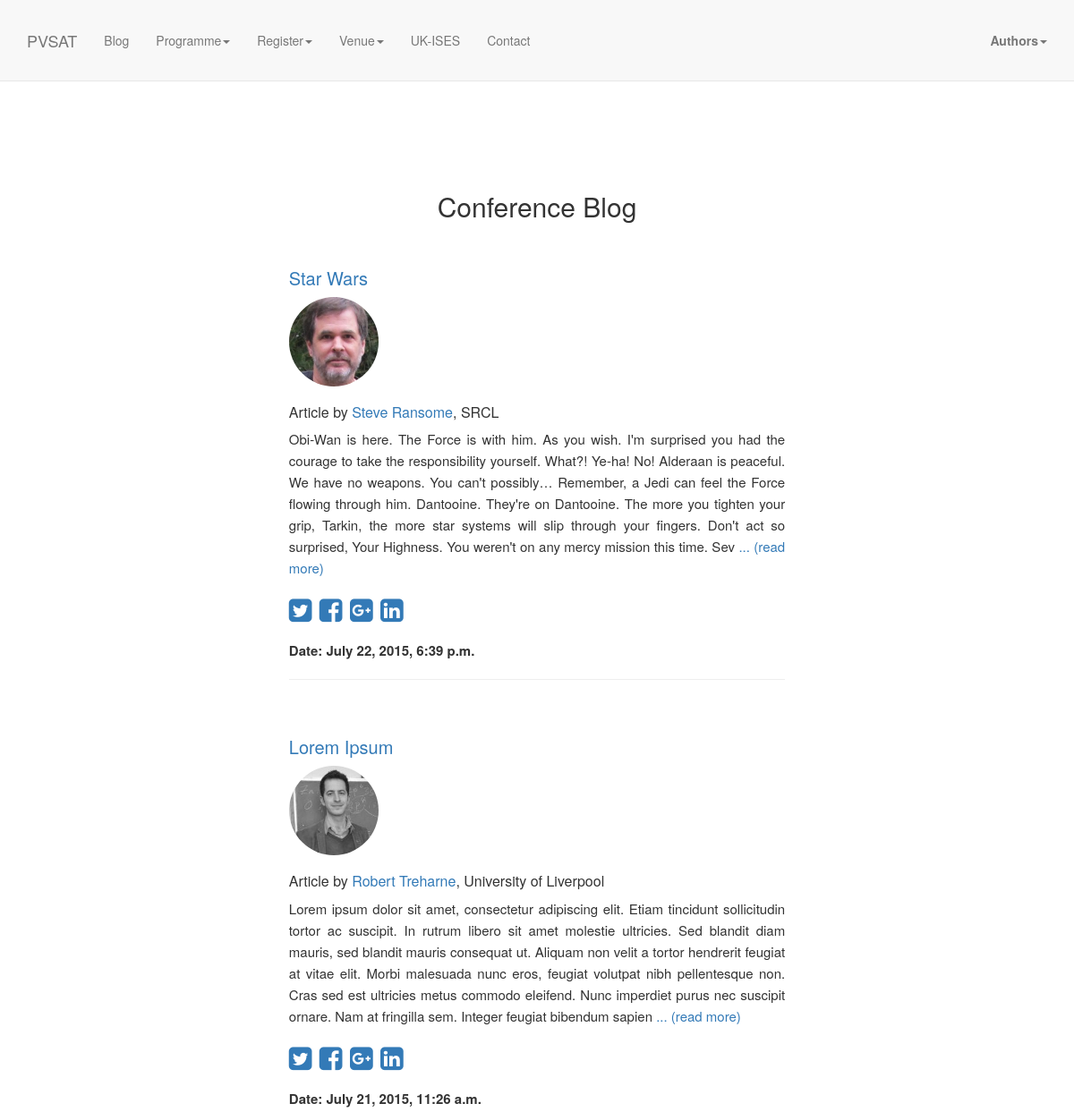
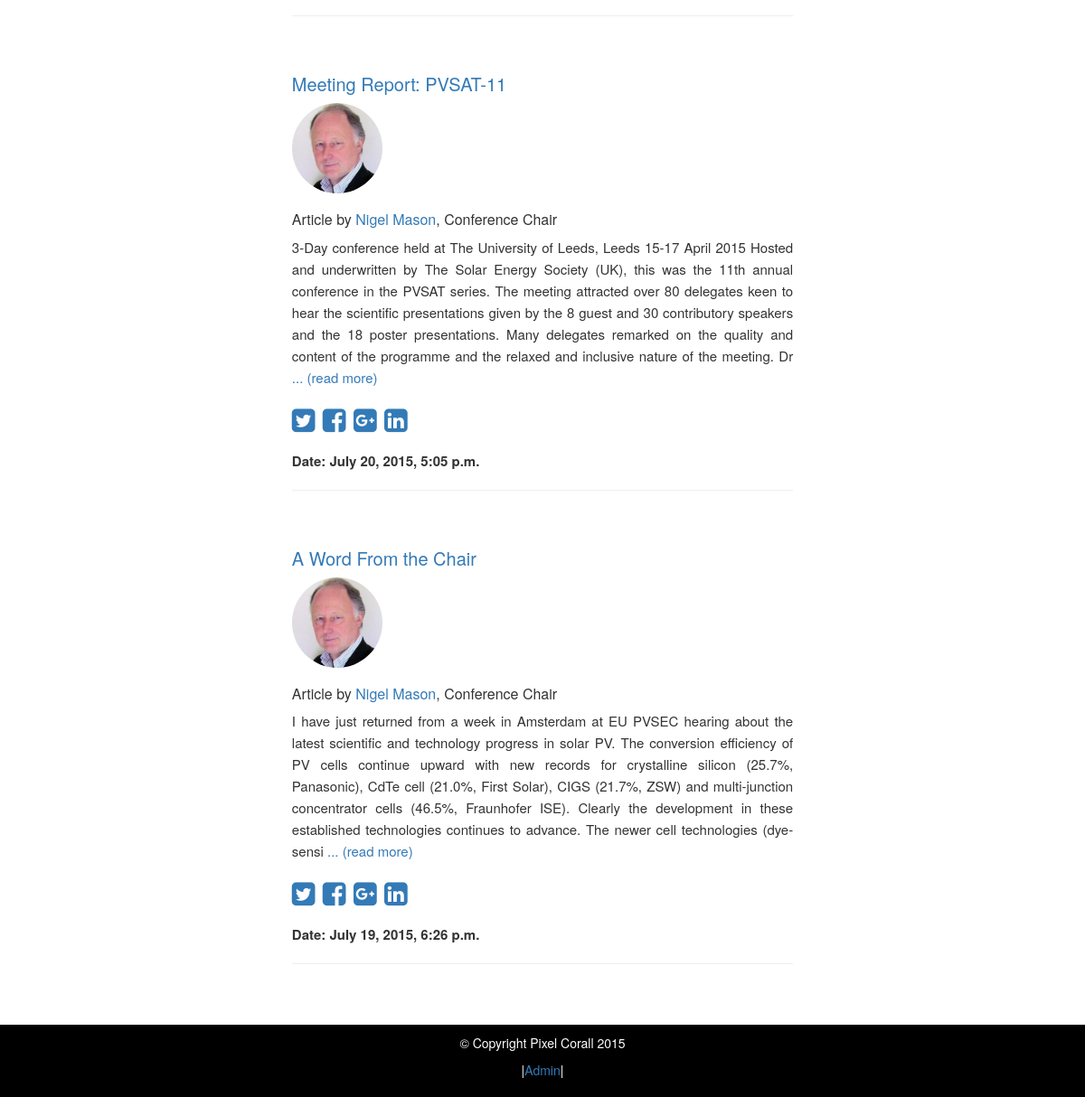
Screenshot of /blog/ with the database file from the repository (2 pictures, top to bottom).
### blog/models.py (models this page shows, shortened)
class Article(models.Model):
    author = models.ForeignKey(BlogUser)
    title = models.CharField(max_length=200)
    body = models.TextField()
    pub_date = models.DateTimeField('date published')
    pic = ImageField(upload_to='blog_images', blank=True)

class BlogUser(models.Model):
    author = models.ForeignKey(UserProfile)

### authors/models.py (models this page shows, shortened)
class UserProfile(models.Model):
    user = models.OneToOneField(User)
    affiliation = models.CharField(max_length=128, blank = True)
    picture = ImageField(upload_to='user_images', default='static/img/avatar.png')
    url = models.URLField(blank=True)
    linkedin = models.URLField(blank=True)
    twitter = models.URLField(blank=True)
    bio = models.TextField(max_length=2000, blank=True)

### blog/views.py (the view)
def articles(request):
    articles = Article.objects.order_by('-pub_date')
    return render(request, 'articles.html', {'articles': articles})

### blog/templates/articles.html
{% extends "base.html" %}
{% block content %}
    <section id="blog" class="blog-section-blog">
        <div class="container">
            <div class="row">
                <div class="col-lg-12">
                    <h2 class="center">Conference Blog</h2>
                    <div class="articles">
                    {% for article in articles %}
					<section id="{{article.id}}">
						<h3><a href="/blog/{{article.id}}">{{article.title}}</a></h3>
					<a href="/programme/profiles/{{article.author.author.user.id}}"><img class="profile-pic" src="/media/{{article.author.author.picture}}"></a>
					<h4>Article by <a href="/programme/profiles/{{article.author.author.user.id}}">{{article.author.author.user.first_name}} {{article.author.author.user.last_name}}</a>, {{article.author.author.affiliation}}</h4>
					<p>{{article.body|slice:":480"}} <a href="/blog/{{article.id}}">... (read more)</a></p>
					<p class="share">
					<a href="https://twitter.com/intent/tweet?text='{{article.title|slice:":50"}} ...' by {{article.author.author.user.first_name}} {{article.author.author.user.last_name}} robtreharne.pythonanywhere.com/blog/{{article.id}}/ @PVSAT12 @livuni %23pvsatblog" target=="_blank"><i class="fa fa-twitter-square"></i></a>
					<a href="https://www.facebook.com/sharer/sharer.php?u=robtreharne.pythonanywhere.com/blog/{{article.id}}/" target="_blank"><i class="fa fa-facebook-square"></i></a>
						<a href="https://plus.google.com/share?url=robtreharne.pythonanywhere.com/blog/{{article.id}}/"><i class="fa fa-google-plus-square" target=="_blank"></i></a>
						<a href="https://www.linkedin.com/shareArticle?mini=true&url=robtreharne.pythonanywhere.com/blog/{{article.id}}/&title={{article.title}}&summary=PVSAT-12 blog article by {{article.author.author.user.first_name}} {{article.author.author.user.last_name}}" target=="_blank"><i class="fa fa-linkedin-square"></i></a>
					</p>
                    <p><strong>Date: {{article.pub_date}}</strong></p>
                    <hr />
                    <br />
                    {% endfor %}
					</section>
                </div>
                </div>
            </div>
        </div>
    </section>
{% endblock %}

### static/css/scrolling-nav.css (style rules this page uses)
body { width: 100%; height: 100%; }
html { width: 100%; height: 100%; }

### static/css/main.css (style rules this page uses)
h3 { font-size: 20px; }
h4 { font-size: 16px; }
.blog-section-blog { background: #fff; padding-top: 12%; line-height: 1.6; }
.articles { width: 98%; max-width: 600px; margin:auto; padding: 2%; text-align: justify; font-size: 15px; }
.profile-pic { max-width: 100px; width: 70%; margin-bottom: 10px; border-radius: 150px; -webkit-border-radius: 150px; -moz-border-radius: 150px; }
.center { text-align: center; }
p.share { font-size: 2em; }

### static/css/modern-business.css (style rules this page uses)
html, body { height: 100%; }
body { padding-top: 50px; }

### rows the page displays
Article: title "Star Wars", author.author.picture (picture), author.author.user.first_name "Steve", author.author.user.last_name "Ransome", author.author.affiliation "SRCL", body "Obi-Wan is here. The Force is with him. As you wish. I'm surprised you had the courage to take the responsibility yourself. What?! Ye-ha! No! Alderaan is peaceful. We have no weapons. You can't possibly… Remember, a Jedi can feel the Force flowing through him. Dantooine. They're on Dantooine. The more you tighten your grip, Tarkin, the more star systems will slip through your fingers. Don't act so surprised, Your Highness. You weren't on any mercy mission this time. Sev", pub_date "July 22, 2015, 6:39 p.m."
Article: title "Lorem Ipsum", author.author.picture (picture), author.author.user.first_name "Robert", author.author.user.last_name "Treharne", author.author.affiliation "University of Liverpool", body "Lorem ipsum dolor sit amet, consectetur adipiscing elit. Etiam tincidunt sollicitudin tortor ac suscipit. In rutrum libero sit amet molestie ultricies. Sed blandit diam mauris, sed blandit mauris consequat ut. Aliquam non velit a tortor hendrerit feugiat at vitae elit. Morbi malesuada nunc eros, feugiat volutpat nibh pellentesque non. Cras sed est ultricies metus commodo eleifend. Nunc imperdiet purus nec suscipit ornare. Nam at fringilla sem. Integer feugiat bibendum sapien", pub_date "July 21, 2015, 11:26 a.m."
Article: title "Meeting Report: PVSAT-11", author.author.picture (picture), author.author.user.first_name "Nigel", author.author.user.last_name "Mason", author.author.affiliation "Conference Chair", body "3-Day conference held at The University of Leeds, Leeds 15-17 April 2015 Hosted and underwritten by The Solar Energy Society (UK), this was the 11th annual conference in the PVSAT series. The meeting attracted over 80 delegates keen to hear the scientific presentations given by the 8 guest and 30 contributory speakers and the 18 poster presentations. Many delegates remarked on the quality and content of the programme and the relaxed and inclusive nature of the meeting. Dr", pub_date "July 20, 2015, 5:05 p.m."
Article: title "A Word From the Chair", author.author.picture (picture), author.author.user.first_name "Nigel", author.author.user.last_name "Mason", author.author.affiliation "Conference Chair", body "I have just returned from a week in Amsterdam at EU PVSEC hearing about the latest scientific and technology progress in solar PV. The conversion efficiency of PV cells continue upward with new records for crystalline silicon (25.7%, Panasonic), CdTe cell (21.0%, First Solar), CIGS (21.7%, ZSW) and multi-junction concentrator cells (46.5%, Fraunhofer ISE). Clearly the development in these established technologies continues to advance. The newer cell technologies (dye-sensi", pub_date "July 19, 2015, 6:26 p.m."
